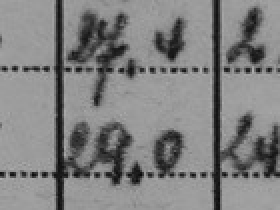
#> input picture data-raw/cnn_data/complete/format_1_6120_057_1_7.jpg, 140 x 105 px, given as the content of the folder ../data/format_1, which was not available (shown 2 times larger)
$ python inner_crop.py
#> lines starting #> are read from the running program, lines starting #| are printed output that depends on the picture; after the words box and inside, x2 and y2 are one past the last pixel; in counts of white or black regions, pixels touching at a corner belong together; pictures that were not available may be replaced by others from this repository, and a replacement may not be noted
#> further down, im is the input picture: shape (105, 140, 3); min 7, max 175, mean 128.5
#!/usr/bin/env python

import os, argparse, glob
import cv2
import numpy as np

# parse arguments in a beautiful way
# includes automatic help generation
def getArgs():

   # setup parser
   parser = argparse.ArgumentParser(
    description = '''Inner crop algorithm. Removes outer border from.''',
    epilog = '''post bug reports to the github repository''')

   parser.add_argument('-d',
                       '--directory',
                       help = 'location of the data to match',
                       default = '../data/format_1/')

   parser.add_argument('-o',
                       '--output_directory',
                       help = 'location where to store the data',
                       default = '../output/previews/')

   # put arguments in dictionary with
   # keys being the argument names given above
   return parser.parse_args()

def rectify(h):
    h = h.reshape((4,2))
    hnew = np.zeros((4,2),dtype = np.float32)

    add = h.sum(1)
    hnew[0] = h[np.argmin(add)]
    hnew[2] = h[np.argmax(add)]

    diff = np.diff(h,axis = 1)
    hnew[1] = h[np.argmin(diff)]
    hnew[3] = h[np.argmax(diff)]

    return hnew

def innerCrop(image):

    # creating copy of original image
    orig = image.copy()

    # convert to grayscale (red channel) and blur to smooth
    try:
      _,_,gray = cv2.split(image)
    except:
      gray = image

    blurred = cv2.GaussianBlur(gray, (5, 5), 0)
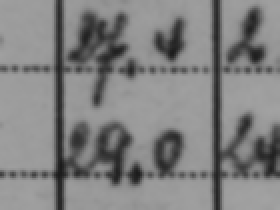
#> blurred: shape (105, 140) (shown 2 times larger); min 27, max 163, mean 128.5

    # threshold original image
    ret, bw = cv2.threshold(gray, 0, 255, cv2.THRESH_BINARY+cv2.THRESH_OTSU)
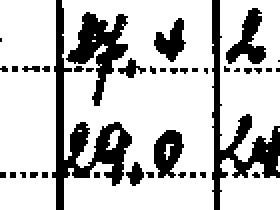
#> bw: shape (105, 140) (shown 2 times larger); 76.8% white; 39 black regions (30 under 20 px), largest, box (x1, y1, x2, y2) and area: (26, 0, 66, 105) 970, (106, 0, 140, 105) 801, (33, 6, 64, 53) 576
#> ret = 104

    # find edges
    kernel = np.ones((3,3),np.uint8)
    edged = cv2.morphologyEx(bw, cv2.MORPH_GRADIENT, kernel)
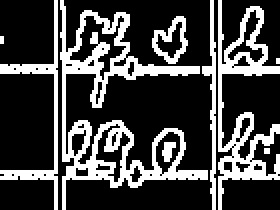
#> edged: shape (105, 140) (shown 2 times larger); 26.6% white; 9 white regions (3 under 20 px), largest, box (x1, y1, x2, y2) and area: (30, 0, 104, 105) 1901, (109, 0, 140, 105) 1044, (0, 0, 29, 105) 462, (101, 0, 108, 105) 255, (76, 8, 94, 32) 171, (81, 71, 88, 81) 47
    edged = cv2.dilate(edged, kernel, iterations = 3)
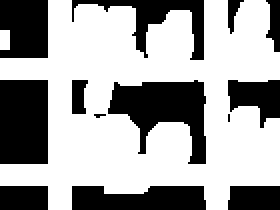
#> edged: shape (105, 140) (shown 2 times larger); 63.4% white; 13 black regions (2 under 20 px)

    # find the contours in the edged image, keeping only the
    # largest ones, and initialize the screen contour
    (contours, _) = cv2.findContours(edged, cv2.RETR_LIST, cv2.CHAIN_APPROX_NONE)
#> contours = 6 contours, 2 with area under 20; largest, box (x1, y1, x2, y2) and area: (0, 0, 140, 105) 10127, (53, 39, 104, 83) 1202, (35, 39, 45, 58) 134, (0, 15, 5, 25) 36
    contours = sorted(contours, key=cv2.contourArea, reverse=True)
    x,y,w,h = cv2.boundingRect(contours[0])
#> x = 0; y = 0; w = 140; h = 105

    # get approximate contour
    for c in contours:
        p = cv2.arcLength(c, True)
        approx = cv2.approxPolyDP(c, 0.02 * p, True)

        if len(approx) == 4:
            target = approx
            break
#> this loop made 4 passes
#> (p, target) on pass 4: (26, [[0, 15], [0, 24], [4, 24], [4, 15]])
#> p on passes 1 to 3: 775, 208.9, 51.9

    # mapping target points original layout
    approx = rectify(target)
#> in rectify, `h = h.reshape((4,2))`: h = [[0, 15], [0, 24], [4, 24], [4, 15]]
#> in rectify, `add = h.sum(1)`: add = [15, 24, 28, 19]
#> in rectify, `diff = np.diff(h,axis = 1)`: diff = [15, 24, 20, 11]
#> approx = [[0, 15], [4, 15], [4, 24], [0, 24]]

    # reshuffle coordinates
    x = approx[:,0]
#> x = [0, 4, 4, 0]
    y = approx[:,1]
#> y = [15, 15, 24, 24]
    w = int(max(x) - min(x))
#> w = 4
    h = int(max(y) - min(y))
#> h = 9
    x = int(min(x))
#> x = 0
    y = int(min(y))
#> y = 15

    # original coordinate references
    pts2 = np.float32([[0,0],
    [image.shape[1],0],
    [image.shape[1],image.shape[0]],
    [0,image.shape[0]]])
#> pts2 = [[0, 0], [140, 0], [140, 105], [0, 105]]

    # homography calculation
    M = cv2.getPerspectiveTransform(approx, pts2)
#> M = [[35, 0, 0], [0, 11.67, -175], [0, 0, 1]]

    # warp perspective
    dst = cv2.warpPerspective(orig, M, None)
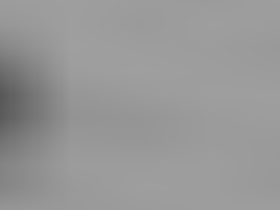
#> dst: shape (105, 140, 3) (shown 2 times larger); min 88, max 159, mean 151

    return dst

if __name__ == '__main__':

  # parse arguments
  args = getArgs()

  # list image files to be aligned and subdivided
  files = glob.glob(args.directory + "*.jpg")

  # loop over all files, align and subdivide
  for i, file in enumerate(files):

    print("Reading image to align : ", file)
    im = cv2.imread(file)

    # extract the prefix of the file under evaluation
    prefix = os.path.basename(file).split('.')[0]

    # crop image
    crop = innerCrop(im)

    # write to file
    outFilename = "../output/" + prefix + "_crop.jpg"
    print("Saving aligned image : ", outFilename)
    cv2.imwrite(outFilename, crop)
